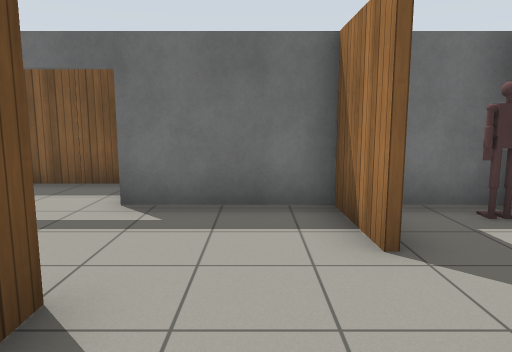
[1] (above)

24 first-person views from a walk through a world built for the Gazebo simulator. The camera is 1.2 m above the floor, tilts 8° down and sees 70° across. The floor is counted in squares, 1 m on a side. Each view is taken from the middle of a square. On the plan, view 1 faces up. The plan holds only what a view shows up to about 14 squares ahead; the rest is blank. Gazebo's built-in surfaces are drawn with simple patterns.

[2]
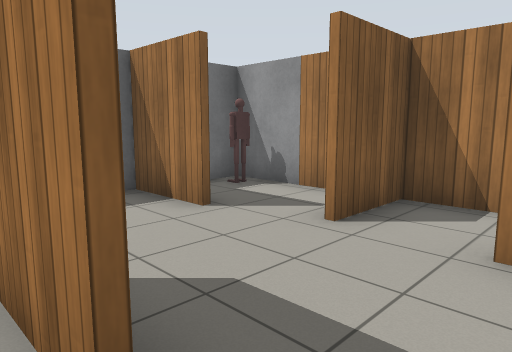

[3]
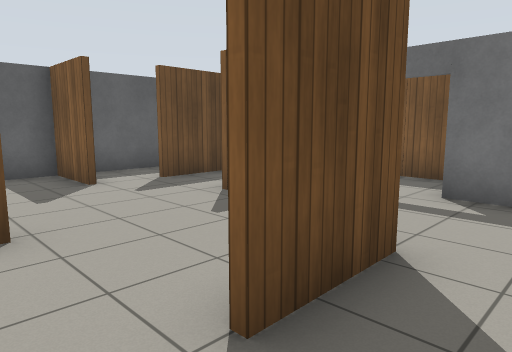

[4]
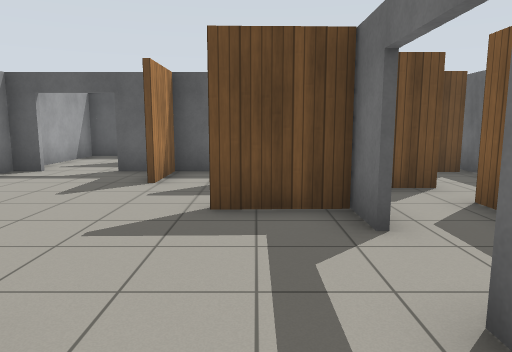

[5]
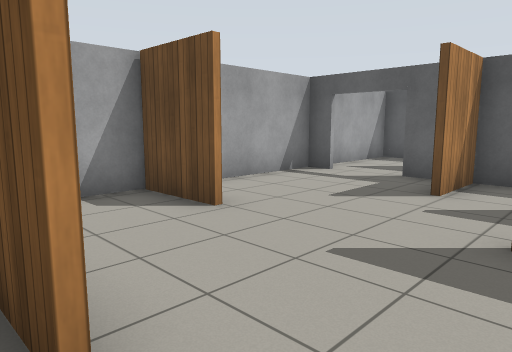

[6]
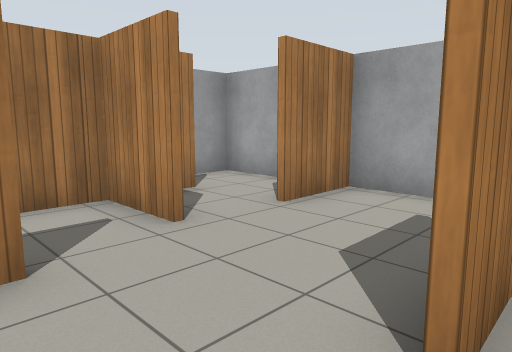

[7]
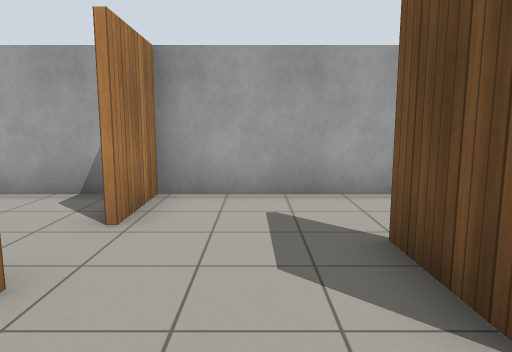

[8]
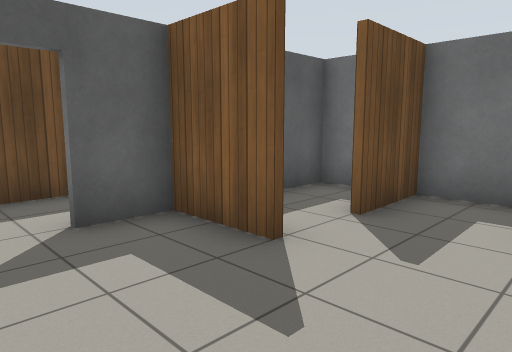

[9]
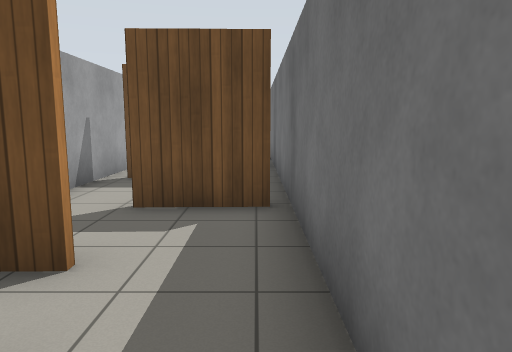

[10]
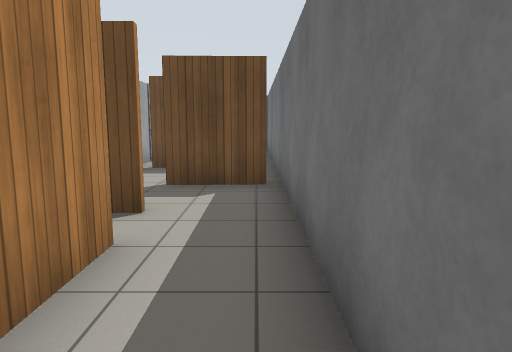

[11]
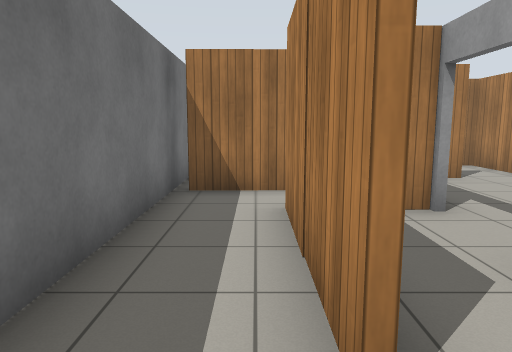

[12]
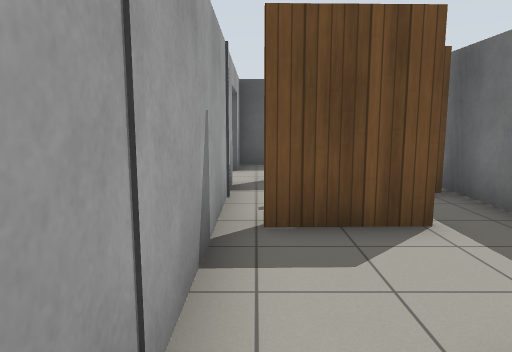

[13]
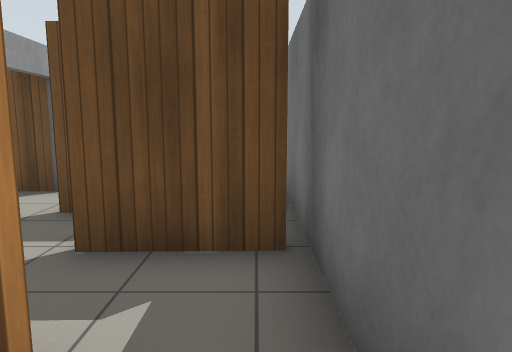

[14]
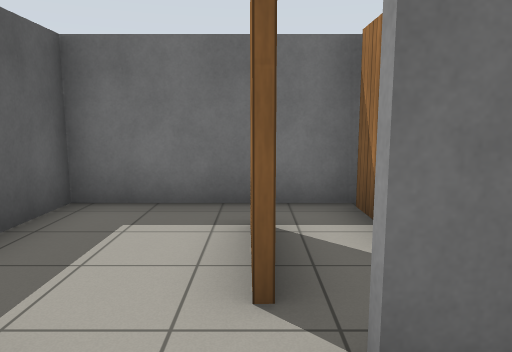

[15]
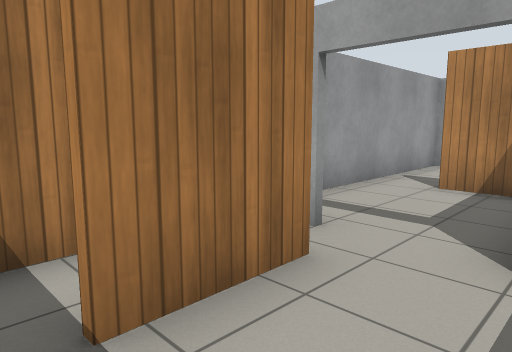

[16]
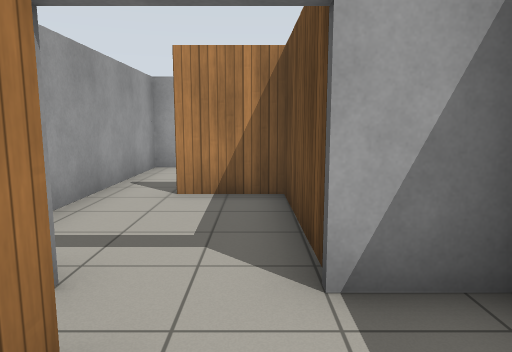

[17]
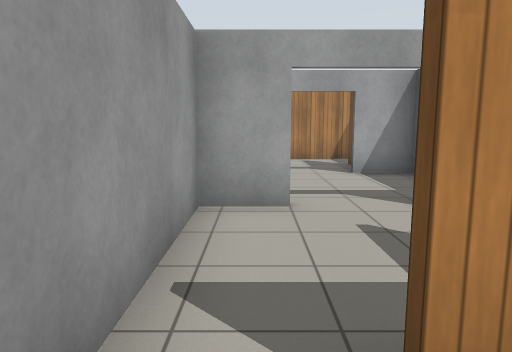

[18]
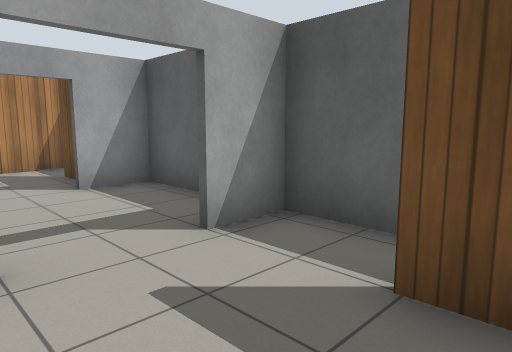

[19]
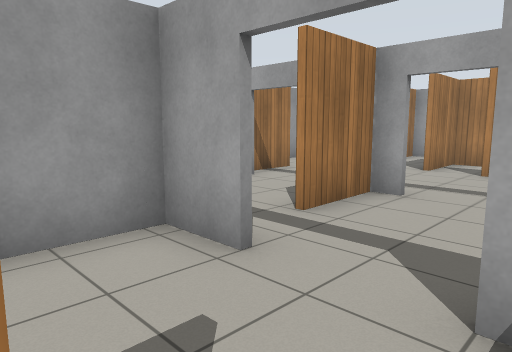

[20]
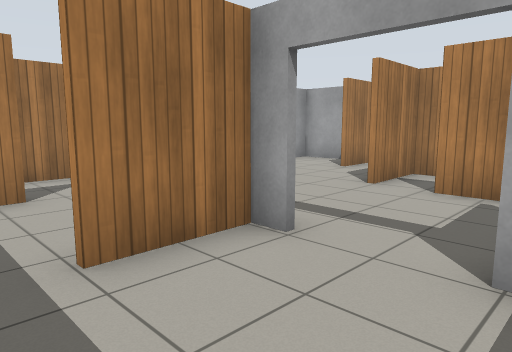

[21]
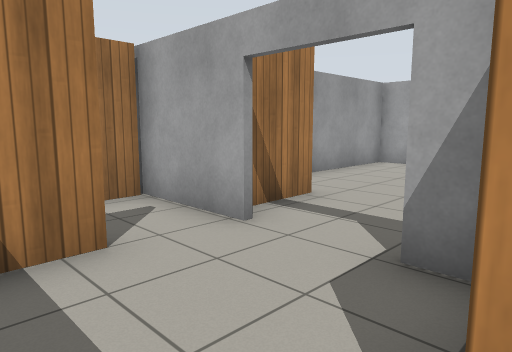

[22]
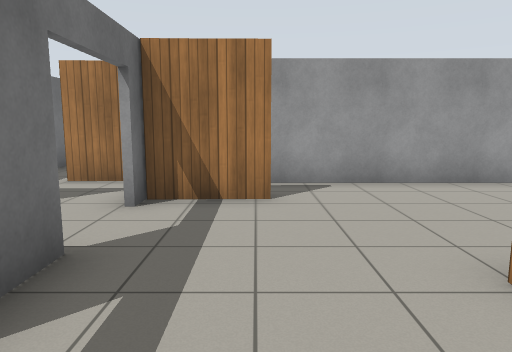

[23]
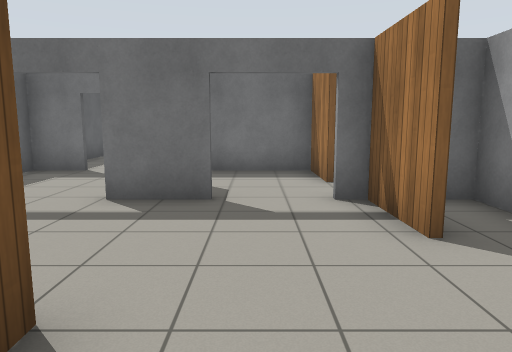

[24]
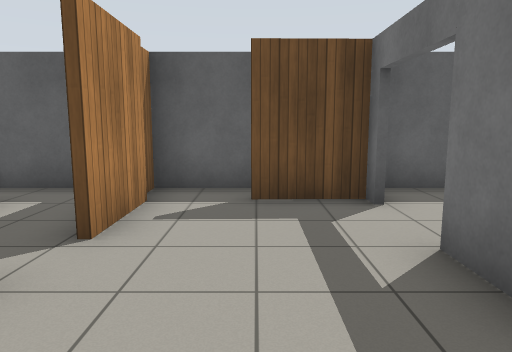

### Floor plan
Points are (right, up) in squares from view 1. A wall is a line through its corners. A room is listed if a view was taken in it or the views show most of it. See-through windows are left out.
Room 1 (views 1, 3)
walls: (-1.4, 1.4) (-1.4, 0.2); (-1.5, -2.3) (1.7, -2.3) (1.7, -0.2)
ways out: opening at (-1, -0.5) to room 2; opening at (0.5, 1) to room 3; opening at (1, 0) to room 16
Room 2 (views 2, 5, 6, 8)
walls: (-4.3, -0.2) (-4.3, -2.3) (-1.5, -2.3); (-7.4, 1.8) (-9.5, 1.8); (-5.1, 5.4) (-5.1, 3.3); (-4, 5.4) (-7.4, 5.4) (-7.4, 3.4); (-1.5, 0.2) (-1.6, 2.4); (-9.5, 1.9) (-7.4, 1.9); (-9.4, 5.4) (-9.4, 0.4); (-0.5, 5.4) (-1.9, 5.4); (-9.4, -2.3) (-6.1, -2.3)
ways out: opening at (-1, -0.5) to room 1; opening at (-1, 3.5) to room 3; open door at (-9.5, -0.5) to room 14; open door at (-3, 5.2) to room 17
Room 3 (views 4, 7)
walls: (1.2, 3.3) (1.2, 5.4) (-0.5, 5.4); (1.8, 1.7) (3.9, 1.7); (-1.4, 2.4) (-1.4, 1.4); (3.8, -0.3) (3.7, 5.4) (2.1, 5.4)
ways out: opening at (0.5, 1) to room 1; opening at (-1, 3.5) to room 2
objects: other object (3, 5)
Room 4 (views 9, 10)
walls: (-5.6, 7.6) (-1.7, 7.6); (-0.4, 7.4) (-0.4, 9.3); (1.3, 9.5) (-6.4, 9.5)
ways out: opening at (-7, 8.5) to room 5; opening at (-6, 7) to room 17
Room 5 (views 11, 12)
walls: (-9.4, 9.3) (-9.4, 7.1); (-6.4, 9.5) (-8.9, 9.5); (-9.6, 5.5) (-8.6, 5.5)
ways out: opening at (-7, 8.5) to room 4; opening at (-9, 6.5) to room 13
Room 6 (view 13)
walls: (-8.9, 9.5) (-12.4, 9.5)
ways out: opening at (-10.5, 8) to room 13; opening at (-12, 9) to room 20
Room 7 (views 14, 17)
walls: (-14.9, 5.4) (-15.5, 5.4); (-17.6, 5.5) (-17.5, 1.7) (-15.5, 1.7); (-14.2, 2.5) (-14.2, 3.5)
ways out: open door at (-16.5, 5.5) to room 8; opening at (-15, 2) to room 9
Room 8 (views 15, 16)
walls: (-16, 6.3) (-16.1, 8.4); (-15.4, 9.5) (-18.9, 9.5) (-18.9, 7.9); (-18.9, 6.3) (-18.9, 5.5) (-17.6, 5.5)
ways out: open door at (-16.5, 5.5) to room 7; opening at (-16, 9) to room 21
Room 9 (view 18)
walls: (-15.6, -2.3) (-14.1, -2.3); (-14.2, -2.4) (-14.2, 2.5); (-17.5, 0.8) (-17.5, -0.1)
ways out: opening at (-15, 2) to room 7; opening at (-17, -1) to room 10; open door at (-16.5, -2) to room 11
Room 10 (view 19)
walls: (-18.9, 2.1) (-18.9, -2); (-18.9, -2.3) (-17.5, -2.3)
ways out: opening at (-17, -1) to room 9
Room 11 (views 20, 21)
walls: (-14.9, -6.1) (-14.9, -3.9); (-15.5, -6.1) (-13.6, -6.1); (-17.4, -2.4) (-18.9, -2.4); (-11.5, -4.5) (-11.6, -2.4) (-14.2, -2.4); (-18.9, -2) (-18.9, -6.1) (-17.4, -6.1)
ways out: open door at (-16.5, -2) to room 9; open door at (-16.5, -6) to room 12; open door at (-12.5, -6) to room 12; opening at (-11, -5) to room 18
Room 12 (views 22, 23, 24)
walls: (-11.2, -8.4) (-11.2, -6.2); (-13.6, -6.2) (-15.5, -6.2); (-17.7, -9.7) (-15.6, -9.7); (-17.4, -6.2) (-17.8, -6.2) (-17.8, -8.1); (-11.1, -14.2) (-9.5, -14.2) (-9.5, -6.2) (-11.8, -6.2); (-18.9, -8) (-18.9, -9.9) (-17.7, -9.9)
ways out: open door at (-16.5, -6) to room 11; open door at (-12.5, -6) to room 11; opening at (-15, -10); opening at (-13, -13)
Room 13 (no view inside)
walls: (-12.2, 8.1) (-12.2, 6); (-12.1, 5.5) (-9.6, 5.5)
ways out: opening at (-9, 6.5) to room 5; opening at (-10.5, 8) to room 6; gap at (-12, 6) to room 15
Room 14 (no view inside)
walls: (-11.6, 1.1) (-11.6, 0); (-12.6, -2.3) (-10.6, -2.3)
ways out: open door at (-9.5, -0.5) to room 2; opening at (-12, -1)
Room 15 (no view inside)
walls: (-14.4, 8.4) (-14.3, 7.2); (-14.6, 5.5) (-12.1, 5.5)
ways out: gap at (-12, 6) to room 13; opening at (-14, 6.5) to room 19; opening at (-13, 8) to room 20
Room 16 (no view inside)
walls: (3.9, 1.4) (1.8, 1.4); (2.6, -2.3) (5.3, -2.3) (5.3, -1.3)
ways out: opening at (1, 0) to room 1
Room 17 (no view inside)
walls: (-6.9, 7.5) (-6.9, 6.5); (-2.6, 7.4) (-5.6, 7.4)
ways out: open door at (-3, 5.2) to room 2; opening at (-6, 7) to room 4
Room 18 (no view inside)
walls: (-11.8, -6.1) (-9.2, -6.1) (-9.3, -3.9)
ways out: opening at (-11, -5) to room 11; opening at (-10, -4)
Room 19 (no view inside)
walls: (-15.6, 5.5) (-14.6, 5.5)
ways out: opening at (-14, 6.5) to room 15; opening at (-15, 8) to room 21
Room 20 (no view inside)
walls: (-12.4, 9.5) (-13.9, 9.5); (-14.4, 9.3) (-14.4, 8.4)
ways out: opening at (-12, 9) to room 6; opening at (-13, 8) to room 15
Room 21 (no view inside)
walls: (-13.9, 9.5) (-15.4, 9.5); (-14.5, 7.8) (-14.5, 9.3)
ways out: opening at (-16, 9) to room 8; opening at (-15, 8) to room 19

Where each view was taken, in squares from view 1:
view 1: 0 up, 0 right, facing up
view 2: 1 down, 2 left, facing up-right
view 3: 1 down, 0 right, facing up-left
view 4: 4 up, 0 right, facing left
view 5: 4 up, 1 left, facing down-left
view 6: 4 up, 2 left, facing down-right
view 7: 4 up, 0 right, facing down
view 8: 1 down, 5 left, facing up-left
view 9: 9 up, 4 left, facing left
view 10: 9 up, 2 left, facing left
view 11: 8 up, 7 left, facing right
view 12: 6 up, 8 left, facing left
view 13: 9 up, 11 left, facing left
view 14: 4 up, 16 left, facing up
view 15: 9 up, 18 left, facing down-right
view 16: 8 up, 17 left, facing down
view 17: 3 up, 15 left, facing down
view 18: 1 up, 15 left, facing down-left
view 19: 0 up, 18 left, facing down-right
view 20: 3 down, 18 left, facing down-right
view 21: 3 down, 15 left, facing down-right
view 22: 8 down, 17 left, facing right
view 23: 12 down, 13 left, facing up
view 24: 8 down, 12 left, facing left
